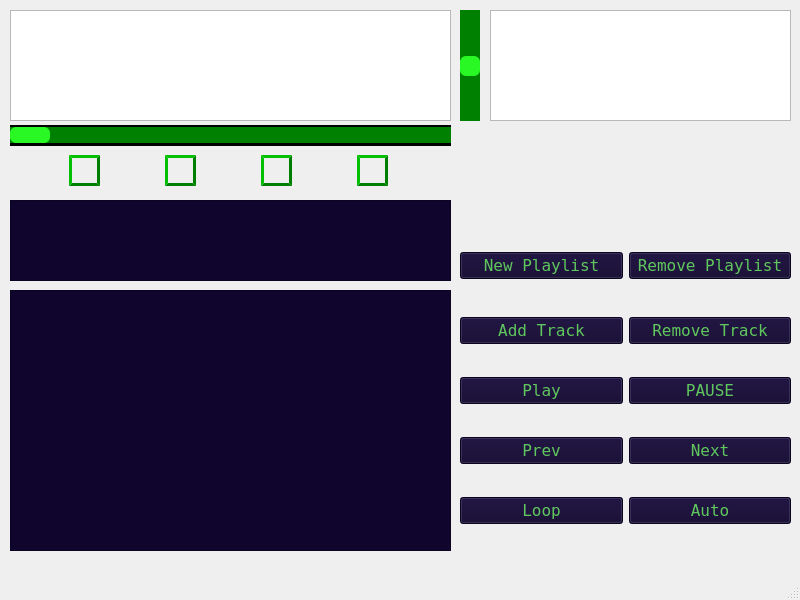
<?xml version="1.0" encoding="UTF-8"?>
<ui version="4.0">
 <class>MainWindow</class>
 <widget class="QMainWindow" name="MainWindow">
  <property name="geometry">
   <rect>
    <x>0</x>
    <y>0</y>
    <width>800</width>
    <height>600</height>
   </rect>
  </property>
  <property name="windowTitle">
   <string>MainWindow</string>
  </property>
  <property name="styleSheet">
   <string notr="true">background-color: dark;</string>
  </property>
  <widget class="QWidget" name="centralwidget">
   <widget class="QListWidget" name="m_PlaylistList">
    <property name="geometry">
     <rect>
      <x>10</x>
      <y>200</y>
      <width>441</width>
      <height>81</height>
     </rect>
    </property>
    <property name="font">
     <font>
      <family>Fixedsys</family>
     </font>
    </property>
    <property name="cursor" stdset="0">
     <cursorShape>PointingHandCursor</cursorShape>
    </property>
    <property name="styleSheet">
     <string notr="true">QListWidget{
	background-color: #0f052d;
	color: #5fc75d;
}
QListWidget::item:selected{
	border: 1px solid #29f825;
	background-color: #0f052d;
	color: #29f825;
}
</string>
    </property>
   </widget>
   <widget class="QListWidget" name="m_TrackList">
    <property name="geometry">
     <rect>
      <x>10</x>
      <y>290</y>
      <width>441</width>
      <height>261</height>
     </rect>
    </property>
    <property name="font">
     <font>
      <family>Fixedsys</family>
     </font>
    </property>
    <property name="cursor" stdset="0">
     <cursorShape>PointingHandCursor</cursorShape>
    </property>
    <property name="styleSheet">
     <string notr="true">QListWidget{
	background-color: #0f052d;
	color: #5fc75d;
}
QListWidget::item:selected{
	border: 1px solid #29f825;
	background-color: #0f052d;
	color: #29f825;
}

</string>
    </property>
    <property name="frameShape">
     <enum>QFrame::StyledPanel</enum>
    </property>
   </widget>
   <widget class="QWidget" name="layoutWidget">
    <property name="geometry">
     <rect>
      <x>460</x>
      <y>290</y>
      <width>331</width>
      <height>261</height>
     </rect>
    </property>
    <layout class="QGridLayout" name="gridLayout_2">
     <item row="1" column="1">
      <widget class="QPushButton" name="m_removeTrackButton">
       <property name="font">
        <font>
         <family>Fixedsys</family>
         <pointsize>12</pointsize>
        </font>
       </property>
       <property name="cursor">
        <cursorShape>PointingHandCursor</cursorShape>
       </property>
       <property name="styleSheet">
        <string notr="true">QPushButton{
	background-color: #0f052d ;
	color: #5fc75d;
}
QPushButton:hover{
	color: #29f825;
	border: 2px solid #29f825;
}
QPushButton:pressed{
	color: #29f825;
}

</string>
       </property>
       <property name="text">
        <string>Remove Track</string>
       </property>
      </widget>
     </item>
     <item row="1" column="0">
      <widget class="QPushButton" name="m_addTrackButton">
       <property name="font">
        <font>
         <family>Fixedsys</family>
         <pointsize>12</pointsize>
        </font>
       </property>
       <property name="cursor">
        <cursorShape>PointingHandCursor</cursorShape>
       </property>
       <property name="styleSheet">
        <string notr="true">QPushButton{
	background-color: #0f052d ;
	color: #5fc75d;
}
QPushButton:hover{
	color: #29f825;
	border: 2px solid #29f825;
}
QPushButton:pressed{
	color: #29f825;
}

</string>
       </property>
       <property name="text">
        <string>Add Track</string>
       </property>
      </widget>
     </item>
     <item row="2" column="1">
      <widget class="QPushButton" name="m_stopButton">
       <property name="font">
        <font>
         <family>Fixedsys</family>
         <pointsize>12</pointsize>
        </font>
       </property>
       <property name="cursor">
        <cursorShape>PointingHandCursor</cursorShape>
       </property>
       <property name="styleSheet">
        <string notr="true">QPushButton{
	background-color: #0f052d ;
	color: #5fc75d;
}
QPushButton:hover{
	color: #29f825;
	border: 2px solid #29f825;
}
QPushButton:pressed{
	color: #29f825;
}

</string>
       </property>
       <property name="text">
        <string>PAUSE</string>
       </property>
      </widget>
     </item>
     <item row="2" column="0">
      <widget class="QPushButton" name="m_playButton">
       <property name="font">
        <font>
         <family>Fixedsys</family>
         <pointsize>12</pointsize>
        </font>
       </property>
       <property name="cursor">
        <cursorShape>PointingHandCursor</cursorShape>
       </property>
       <property name="toolTipDuration">
        <number>-1</number>
       </property>
       <property name="styleSheet">
        <string notr="true">QPushButton{
	background-color: #0f052d ;
	color: #5fc75d;
}
QPushButton:hover{
	color: #29f825;
	border: 2px solid #29f825;
}
QPushButton:pressed{
	color: #29f825;
}

</string>
       </property>
       <property name="text">
        <string>Play</string>
       </property>
      </widget>
     </item>
     <item row="5" column="0">
      <widget class="QPushButton" name="pushButton_9">
       <property name="font">
        <font>
         <family>Fixedsys</family>
         <pointsize>12</pointsize>
        </font>
       </property>
       <property name="cursor">
        <cursorShape>PointingHandCursor</cursorShape>
       </property>
       <property name="styleSheet">
        <string notr="true">QPushButton{
	background-color: #0f052d ;
	color: #5fc75d;
}
QPushButton:hover{
	color: #29f825;
	border: 2px solid #29f825;
}
QPushButton:pressed{
	color: #29f825;
}

</string>
       </property>
       <property name="text">
        <string>Loop</string>
       </property>
      </widget>
     </item>
     <item row="5" column="1">
      <widget class="QPushButton" name="pushButton">
       <property name="font">
        <font>
         <family>Fixedsys</family>
         <pointsize>12</pointsize>
        </font>
       </property>
       <property name="cursor">
        <cursorShape>PointingHandCursor</cursorShape>
       </property>
       <property name="styleSheet">
        <string notr="true">QPushButton{
	background-color: #0f052d ;
	color: #5fc75d;
}
QPushButton:hover{
	color: #29f825;
	border: 2px solid #29f825;
}
QPushButton:pressed{
	color: #29f825;
}

</string>
       </property>
       <property name="text">
        <string>Auto</string>
       </property>
      </widget>
     </item>
     <item row="3" column="0">
      <widget class="QPushButton" name="m_prevButton">
       <property name="font">
        <font>
         <family>Fixedsys</family>
         <pointsize>12</pointsize>
        </font>
       </property>
       <property name="cursor">
        <cursorShape>PointingHandCursor</cursorShape>
       </property>
       <property name="styleSheet">
        <string notr="true">QPushButton{
	background-color: #0f052d ;
	color: #5fc75d;
}
QPushButton:hover{
	color: #29f825;
	border: 2px solid #29f825;
}
QPushButton:pressed{
	color: #29f825;
}

</string>
       </property>
       <property name="text">
        <string>Prev</string>
       </property>
      </widget>
     </item>
     <item row="3" column="1">
      <widget class="QPushButton" name="m_nextButton">
       <property name="font">
        <font>
         <family>Fixedsys</family>
         <pointsize>12</pointsize>
        </font>
       </property>
       <property name="cursor">
        <cursorShape>PointingHandCursor</cursorShape>
       </property>
       <property name="styleSheet">
        <string notr="true">QPushButton{
	background-color: #0f052d ;
	color: #5fc75d;
}
QPushButton:hover{
	color: #29f825;
	border: 2px solid #29f825;
}
QPushButton:pressed{
	color: #29f825;
}

</string>
       </property>
       <property name="text">
        <string>Next</string>
       </property>
      </widget>
     </item>
    </layout>
   </widget>
   <widget class="QSlider" name="m_timeSlider">
    <property name="geometry">
     <rect>
      <x>10</x>
      <y>125</y>
      <width>441</width>
      <height>21</height>
     </rect>
    </property>
    <property name="cursor">
     <cursorShape>PointingHandCursor</cursorShape>
    </property>
    <property name="styleSheet">
     <string notr="true">QSlider{
	background: black;
}
QSlider::groove:horizontal{
	height: 16px;
	background: green;
}
QSlider::handle:horizontal{
	width: 40px;
	background: #29f825;
	border-radius: 6px;
}</string>
    </property>
    <property name="maximum">
     <number>100</number>
    </property>
    <property name="orientation">
     <enum>Qt::Horizontal</enum>
    </property>
   </widget>
   <widget class="QWidget" name="layoutWidget">
    <property name="geometry">
     <rect>
      <x>10</x>
      <y>150</y>
      <width>441</width>
      <height>41</height>
     </rect>
    </property>
    <layout class="QHBoxLayout" name="horizontalLayout">
     <item>
      <widget class="QPushButton" name="m_backward">
       <property name="enabled">
        <bool>true</bool>
       </property>
       <property name="cursor">
        <cursorShape>PointingHandCursor</cursorShape>
       </property>
       <property name="styleSheet">
        <string notr="true">QPushButton{
	background-color: 0f052d;
	color: #5fc75d;
	border: 3px outset green;
	max-width: 25px;
	max-height: 25px;
}

QPushButton:checked{
	background-color: 0f052d;
	color: #29f825;
	border: 3px inset #2e2e2e;
}
QPushButton:unchecked{
	background-color: 0f052d;
	color: #1B8719;
	border: 3px inset #2e2e2e;
}</string>
       </property>
       <property name="text">
        <string/>
       </property>
      </widget>
     </item>
     <item>
      <widget class="QPushButton" name="m_start">
       <property name="enabled">
        <bool>true</bool>
       </property>
       <property name="cursor">
        <cursorShape>PointingHandCursor</cursorShape>
       </property>
       <property name="styleSheet">
        <string notr="true">QPushButton{
	background-color: 0f052d;
	color: #5fc75d;
	border: 3px outset green;
	max-width: 25px;
	max-height: 25px;
}

QPushButton:checked{
	background-color: 0f052d;
	color: #29f825;
	border: 3px inset #2e2e2e;
}
QPushButton:unchecked{
	background-color: 0f052d;
	color: #1B8719;
	border: 3px inset #2e2e2e;
}</string>
       </property>
       <property name="text">
        <string/>
       </property>
      </widget>
     </item>
     <item>
      <widget class="QPushButton" name="m_forward">
       <property name="enabled">
        <bool>true</bool>
       </property>
       <property name="cursor">
        <cursorShape>PointingHandCursor</cursorShape>
       </property>
       <property name="styleSheet">
        <string notr="true">QPushButton{
	background-color: 0f052d;
	color: #5fc75d;
	border: 3px outset green;
	max-width: 25px;
	max-height: 25px;
}

QPushButton:checked{
	background-color: 0f052d;
	color: #29f825;
	border: 3px inset #2e2e2e;
}
QPushButton:unchecked{
	background-color: 0f052d;
	color: #1B8719;
	border: 3px inset #2e2e2e;
}</string>
       </property>
       <property name="text">
        <string/>
       </property>
      </widget>
     </item>
     <item>
      <widget class="QPushButton" name="m_mute">
       <property name="enabled">
        <bool>true</bool>
       </property>
       <property name="cursor">
        <cursorShape>PointingHandCursor</cursorShape>
       </property>
       <property name="styleSheet">
        <string notr="true">QPushButton{
	background-color: 0f052d;
	color: #5fc75d;
	border: 3px outset green;
	max-width: 25px;
	max-height: 25px;
}

QPushButton:checked{
	background-color: 0f052d;
	color: #29f825;
	border: 3px inset #2e2e2e;
}
QPushButton:unchecked{
	background-color: 0f052d;
	color: #1B8719;
	border: 3px inset #2e2e2e;
}</string>
       </property>
       <property name="text">
        <string/>
       </property>
      </widget>
     </item>
    </layout>
   </widget>
   <widget class="QGraphicsView" name="m_view">
    <property name="geometry">
     <rect>
      <x>10</x>
      <y>10</y>
      <width>441</width>
      <height>111</height>
     </rect>
    </property>
   </widget>
   <widget class="QSlider" name="m_volumeSlider">
    <property name="geometry">
     <rect>
      <x>460</x>
      <y>10</y>
      <width>20</width>
      <height>111</height>
     </rect>
    </property>
    <property name="styleSheet">
     <string notr="true">QSlider{
	background: black;
}
QSlider::groove:vertical{
	weight: 16px;
	background: green;
}
QSlider::handle:vertical{
	height: 20px;
	background: #29f825;
	border-radius: 6px;
}</string>
    </property>
    <property name="maximum">
     <number>100</number>
    </property>
    <property name="value">
     <number>50</number>
    </property>
    <property name="orientation">
     <enum>Qt::Vertical</enum>
    </property>
   </widget>
   <widget class="QWidget" name="layoutWidget">
    <property name="geometry">
     <rect>
      <x>460</x>
      <y>250</y>
      <width>331</width>
      <height>31</height>
     </rect>
    </property>
    <layout class="QHBoxLayout" name="horizontalLayout_2">
     <item>
      <widget class="QPushButton" name="m_newPlayListButton">
       <property name="font">
        <font>
         <family>Fixedsys</family>
         <pointsize>12</pointsize>
        </font>
       </property>
       <property name="cursor">
        <cursorShape>PointingHandCursor</cursorShape>
       </property>
       <property name="styleSheet">
        <string notr="true">QPushButton{
	background-color: #0f052d ;
	color: #5fc75d;
}
QPushButton:hover{
	color: #29f825;
	border: 2px solid #29f825;
}
QPushButton:pressed{
	color: #29f825;
}

</string>
       </property>
       <property name="text">
        <string>New Playlist</string>
       </property>
      </widget>
     </item>
     <item>
      <widget class="QPushButton" name="m_removePlaylistButton">
       <property name="font">
        <font>
         <family>Fixedsys</family>
         <pointsize>12</pointsize>
        </font>
       </property>
       <property name="cursor">
        <cursorShape>PointingHandCursor</cursorShape>
       </property>
       <property name="styleSheet">
        <string notr="true">QPushButton{
	background-color: #0f052d ;
	color: #5fc75d;
}
QPushButton:hover{
	color: #29f825;
	border: 2px solid #29f825;
}
QPushButton:pressed{
	color: #29f825;
}

</string>
       </property>
       <property name="text">
        <string>Remove Playlist</string>
       </property>
      </widget>
     </item>
    </layout>
   </widget>
   <widget class="QGraphicsView" name="m_equalizer">
    <property name="geometry">
     <rect>
      <x>490</x>
      <y>10</y>
      <width>301</width>
      <height>111</height>
     </rect>
    </property>
   </widget>
  </widget>
  <widget class="QMenuBar" name="menubar">
   <property name="geometry">
    <rect>
     <x>0</x>
     <y>0</y>
     <width>800</width>
     <height>21</height>
    </rect>
   </property>
  </widget>
  <widget class="QStatusBar" name="statusbar"/>
 </widget>
 <resources/>
 <connections/>
</ui>
